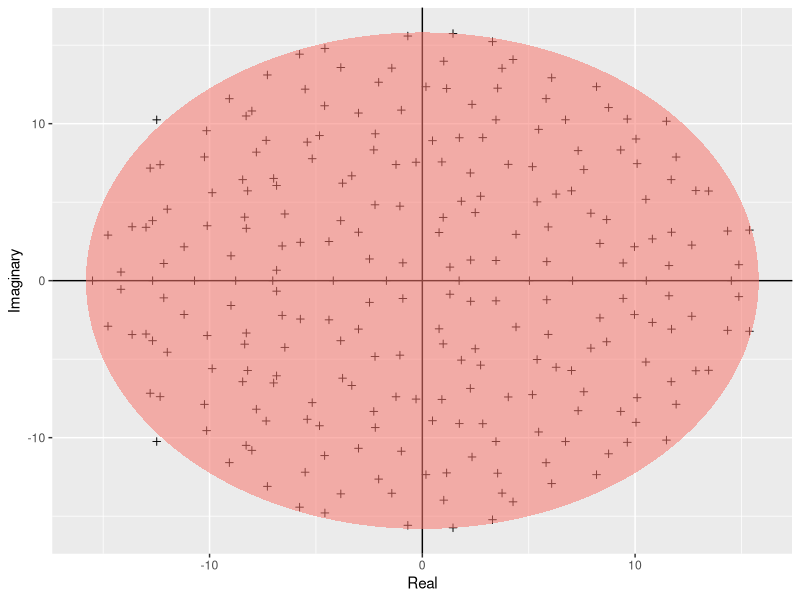

Write R code to recreate this figure.
require(ggplot2)

build_ellipse = function(hradius,vradius){
  npoints = 250
  a = seq(0,2*pi, length = npoints+1)
  x = hradius*cos(a)
  y = vradius*sin(a)
  return(data.frame(x=x,y=y))
}
N = 250
M = matrix(rnorm(N*N),N,N)
eigvals = eigen(M)$values
eigDF = data.frame("Real"=Re(eigvals), "Imaginary" = Im(eigvals))
my_radius = sqrt(N)
ellDF = build_ellipse(my_radius,my_radius)
names(ellDF) = c("Real","Imaginary")

pdf("../results/Girko.pdf")
p = ggplot(eigDF, aes(x=Real, y=Imaginary))
p = p+geom_point(shape = I(3)) + theme(legend.position = "none")
p = p+geom_hline(aes(yintercept = 0))
p = p+geom_vline(aes(xintercept = 0))
p = p+geom_polygon(data = ellDF, aes(x=Real, y=Imaginary, alpha=1/20, fill="red"))
p
graphics.off()